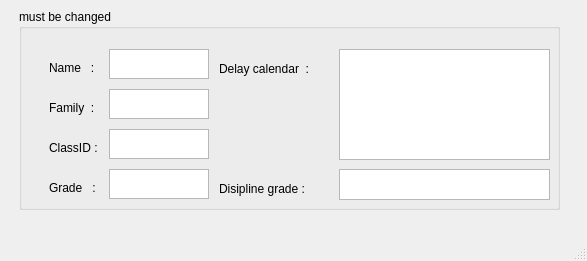
<?xml version="1.0" encoding="UTF-8"?>
<ui version="4.0">
 <class>result</class>
 <widget class="QMainWindow" name="result">
  <property name="geometry">
   <rect>
    <x>0</x>
    <y>0</y>
    <width>587</width>
    <height>261</height>
   </rect>
  </property>
  <property name="windowTitle">
   <string>MainWindow</string>
  </property>
  <widget class="QWidget" name="centralwidget">
   <widget class="QGroupBox" name="groupBox">
    <property name="geometry">
     <rect>
      <x>19</x>
      <y>9</y>
      <width>541</width>
      <height>201</height>
     </rect>
    </property>
    <property name="title">
     <string>must be changed</string>
    </property>
    <widget class="QLabel" name="label">
     <property name="geometry">
      <rect>
       <x>30</x>
       <y>50</y>
       <width>67</width>
       <height>17</height>
      </rect>
     </property>
     <property name="text">
      <string>Name   :</string>
     </property>
    </widget>
    <widget class="QLabel" name="label_2">
     <property name="geometry">
      <rect>
       <x>30</x>
       <y>90</y>
       <width>67</width>
       <height>17</height>
      </rect>
     </property>
     <property name="text">
      <string>Family  :</string>
     </property>
    </widget>
    <widget class="QTextBrowser" name="textBrowser">
     <property name="geometry">
      <rect>
       <x>90</x>
       <y>40</y>
       <width>100</width>
       <height>30</height>
      </rect>
     </property>
    </widget>
    <widget class="QTextBrowser" name="textBrowser_2">
     <property name="geometry">
      <rect>
       <x>90</x>
       <y>80</y>
       <width>100</width>
       <height>30</height>
      </rect>
     </property>
    </widget>
    <widget class="QLabel" name="label_3">
     <property name="geometry">
      <rect>
       <x>30</x>
       <y>130</y>
       <width>67</width>
       <height>17</height>
      </rect>
     </property>
     <property name="text">
      <string>ClassID :</string>
     </property>
    </widget>
    <widget class="QTextBrowser" name="textBrowser_3">
     <property name="geometry">
      <rect>
       <x>90</x>
       <y>120</y>
       <width>100</width>
       <height>30</height>
      </rect>
     </property>
    </widget>
    <widget class="QLabel" name="label_4">
     <property name="geometry">
      <rect>
       <x>30</x>
       <y>170</y>
       <width>67</width>
       <height>17</height>
      </rect>
     </property>
     <property name="text">
      <string>Grade   :</string>
     </property>
    </widget>
    <widget class="QTextBrowser" name="textBrowser_4">
     <property name="geometry">
      <rect>
       <x>90</x>
       <y>160</y>
       <width>100</width>
       <height>30</height>
      </rect>
     </property>
    </widget>
    <widget class="QTextBrowser" name="textBrowser_5">
     <property name="geometry">
      <rect>
       <x>320</x>
       <y>40</y>
       <width>211</width>
       <height>111</height>
      </rect>
     </property>
    </widget>
    <widget class="QTextBrowser" name="textBrowser_6">
     <property name="geometry">
      <rect>
       <x>320</x>
       <y>160</y>
       <width>211</width>
       <height>31</height>
      </rect>
     </property>
    </widget>
    <widget class="QLabel" name="label_5">
     <property name="geometry">
      <rect>
       <x>200</x>
       <y>50</y>
       <width>111</width>
       <height>20</height>
      </rect>
     </property>
     <property name="text">
      <string>Delay calendar  :</string>
     </property>
    </widget>
    <widget class="QLabel" name="label_6">
     <property name="geometry">
      <rect>
       <x>200</x>
       <y>170</y>
       <width>111</width>
       <height>20</height>
      </rect>
     </property>
     <property name="text">
      <string>Disipline grade :</string>
     </property>
    </widget>
   </widget>
  </widget>
  <widget class="QMenuBar" name="menubar">
   <property name="geometry">
    <rect>
     <x>0</x>
     <y>0</y>
     <width>587</width>
     <height>23</height>
    </rect>
   </property>
  </widget>
  <widget class="QStatusBar" name="statusbar"/>
 </widget>
 <resources/>
 <connections/>
</ui>
